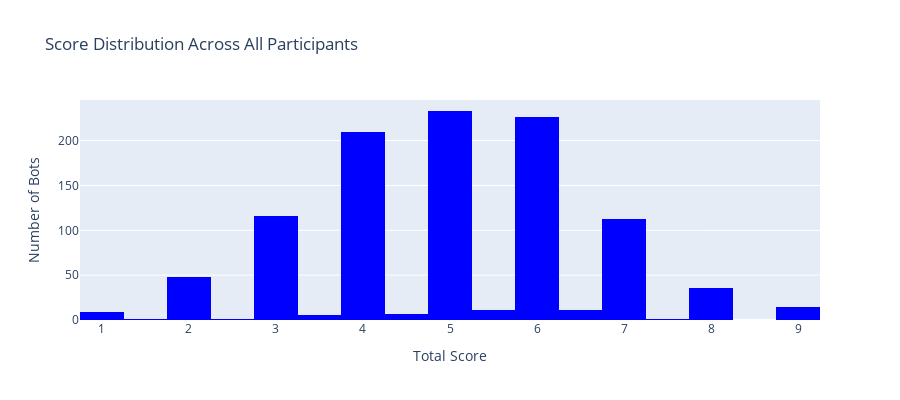

Write notebook code for a chart like this one.
### Markdown cell above
## Score Distribution

### Code cell
fig = go.Figure()

fig.add_trace(
    go.Histogram(
        x=standings_df["score"],
        nbinsx=30,
        name="Score Distribution",
        marker_color="blue",
    )
)

fig.update_layout(
    title="Score Distribution Across All Participants",
    xaxis_title="Total Score",
    yaxis_title="Number of Bots",
    height=400,
)
fig.show()

### Figure 1 — Plotly figure (JSON) as saved in the notebook; plotly's stock layout.template omitted (floating-point values rounded to 4 significant figures; data arrays with more than 128 entries replaced by an {"elided": "..."} marker saying what was removed)
{"data": [{"marker": {"color": "blue"}, "name": "Score Distribution", "nbinsx": 30, "type": "histogram", "x": {"elided": "1043 float values"}}], "layout": {"height": 400, "title": {"text": "Score Distribution Across All Participants"}, "xaxis": {"title": {"text": "Total Score"}}, "yaxis": {"title": {"text": "Number of Bots"}}}}
